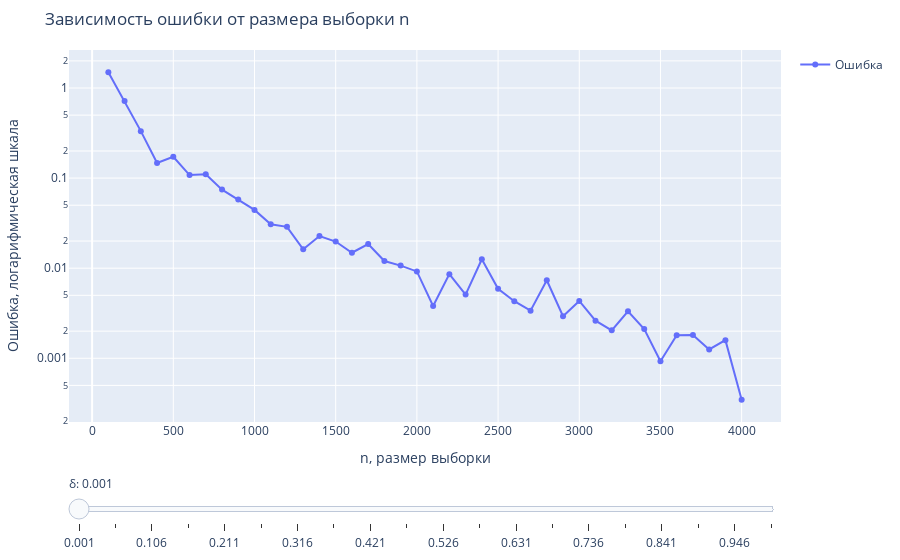

Write notebook code for a chart like this one.
### Code cell
def theoretical_bound(delta: float, n: int, M: float = 1, dim: int = approx_dim):
    return np.sqrt((M**2 * dim * np.log(n) * np.log(dim / delta)) / n)


def plot_error_approx(
    n_values, errors: list[float], save_img: bool = False, seed: int = 420
):
    set_seed(seed)

    fig = go.Figure()

    # График ошибки
    fig.add_trace(
        go.Scatter(
            x=n_values,
            y=errors,
            mode="lines+markers",
            name="Ошибка",
        )
    )

    fig.update_layout(
        title="Зависимость ошибки от размера выборки n",
        xaxis_title="n, размер выборки",
        yaxis_title="Ошибка, логарифмическая шкала",
        showlegend=True,
        margin=dict(l=30, r=35, t=50, b=30),
    )
    fig.update_yaxes(type="log")

    if save_img:
        save_plotly("theorem", fig, html=False)

    # Теоретические оценки
    deltas = np.linspace(1e-3, 1 - 1e-3, 20)
    steps = []
    for delta in deltas:
        theoretical_values = [theoretical_bound(delta, n) for n in n_values]
        fig.add_trace(
            go.Scatter(
                x=n_values,
                y=theoretical_values,
                mode="lines",
                name=f"Оценка теоремы δ={delta:.3f}",
                visible=False,
            )
        )

    # Настроим видимость графиков
    for i in range(len(deltas)):
        step = {
            "method": "update",
            "args": [{"visible": [True] + [False] * len(deltas)}],
            "label": f"{deltas[i]:.3f}",
        }
        step["args"][0]["visible"][i + 1] = True  # type: ignore
        steps.append(step)

    # Добавляем ползунок
    sliders = [
        {"active": 0, "currentvalue": {"prefix": "δ: "}, "pad": {"t": 50}, "steps": steps}
    ]

    fig.update_layout(
        sliders=sliders,
        margin=dict(l=30, r=35, t=50, b=30),
    )

    # Показываем график
    fig.show()

    if save_img:
        save_plotly("theorem", fig, svg=False)


plot_error_approx(approx_ns, approx_errors, save_img=True)
